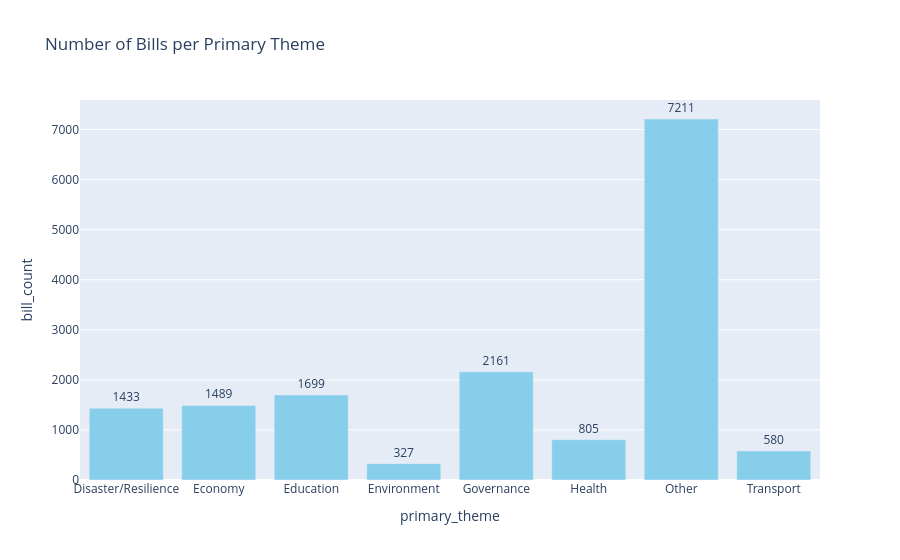

Notebook cell for this chart:
### Code cell
import plotly.express as px

fig_theme = px.bar(
    df.explode('theme').groupby('primary_theme').size().reset_index(name='bill_count'),
    x='primary_theme',
    y='bill_count',
    text='bill_count',
    title='Number of Bills per Primary Theme',
)
fig_theme.update_traces(marker_color='skyblue', textposition='outside')
fig_theme.show()

### Figure 1 — Plotly figure (JSON) as saved in the notebook; plotly's stock layout.template omitted (floating-point values rounded to 4 significant figures)
{"data": [{"hovertemplate": "primary_theme=%{x}<br>bill_count=%{text}<extra></extra>", "legendgroup": "", "marker": {"color": "skyblue", "pattern": {"shape": ""}}, "name": "", "orientation": "v", "showlegend": false, "text": [1433.0, 1489.0, 1699.0, 327.0, 2161.0, 805.0, 7211.0, 580.0], "textposition": "outside", "type": "bar", "x": ["Disaster/Resilience", "Economy", "Education", "Environment", "Governance", "Health", "Other", "Transport"], "xaxis": "x", "y": [1433, 1489, 1699, 327, 2161, 805, 7211, 580], "yaxis": "y"}], "layout": {"barmode": "relative", "legend": {"tracegroupgap": 0}, "title": {"text": "Number of Bills per Primary Theme"}, "xaxis": {"anchor": "y", "domain": [0, 1], "title": {"text": "primary_theme"}}, "yaxis": {"anchor": "x", "domain": [0, 1], "title": {"text": "bill_count"}}}}
